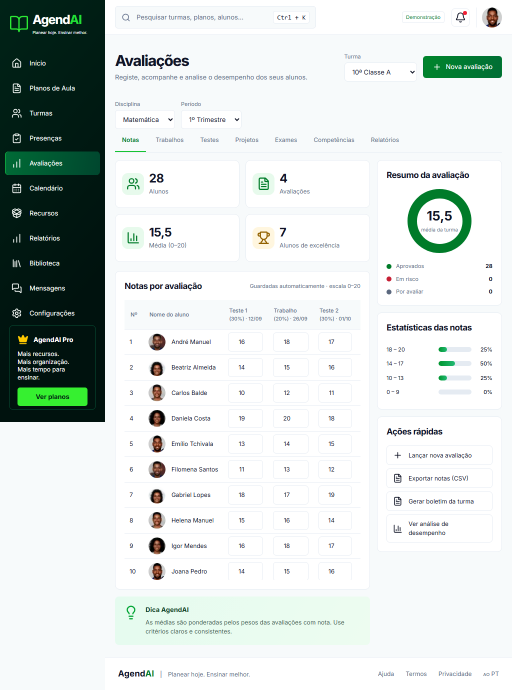
#> input picture artifacts/dashboard/avaliacoes-1024.png, 1024 x 1380 px, given in place of 1.png, which was not available (shown at 1/2 size)
$ python crop-assets.py ../artifacts/dashboard
#> lines starting #> are read from the running program, lines starting #| are printed output that depends on the picture
"""Extract photographs only, using the supplied design references.
Usage: python scripts/crop-assets.py C:/path/to/AGENDAI-APP
Requires Pillow (python -m pip install Pillow).
"""
from pathlib import Path
from PIL import Image
import sys

source = Path(sys.argv[1])
target = Path(__file__).resolve().parents[1] / 'apps/website/public/images'
crops = [
    ('1.png', (520, 64, 984, 457), 'home/hero-teacher.webp'),
    ('4.png', (582, 70, 1312, 461), 'schools/school-team.webp'),
    ('5.png', (573, 70, 1230, 343), 'blog/teacher-writing.webp'),
    ('5.png', (51, 416, 314, 553), 'blog/lesson-plan.webp'),
    ('5.png', (333, 416, 595, 553), 'blog/classroom.webp'),
    ('5.png', (614, 416, 871, 553), 'blog/attendance.webp'),
    ('5.png', (51, 733, 314, 870), 'blog/continuous-assessment.webp'),
    ('5.png', (333, 733, 595, 870), 'blog/teacher-productivity.webp'),
    ('5.png', (614, 733, 871, 870), 'blog/education-books.webp'),
]
for filename, box, output in crops:
    dest = target / output
    dest.parent.mkdir(parents=True, exist_ok=True)
    Image.open(source / filename).convert('RGB').crop(box).save(dest, 'WEBP', quality=90, method=6)
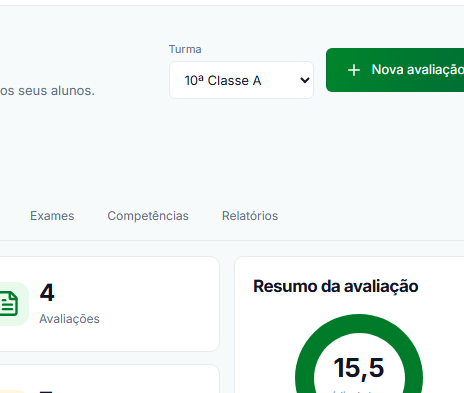
#> saved as hero-teacher.webp: PIL image 464x393 RGB; mean R, G, B 233.2, 241.8, 238.6
    print(f'{output}: {dest.stat().st_size // 1024} KB')
#> pass 2 of the loop `for filename, box, output in crops:`:
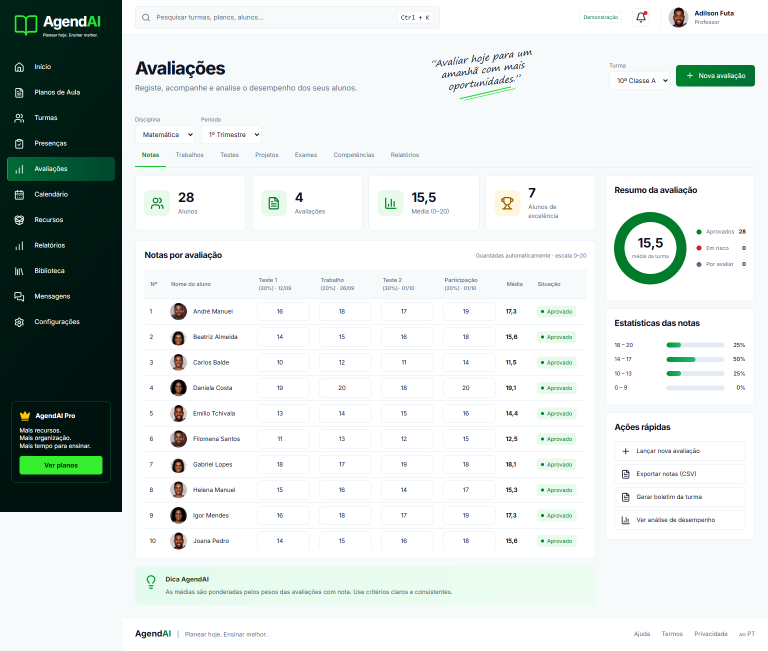
#> input picture artifacts/dashboard/avaliacoes-1536.png, 1536 x 1301 px, given in place of 4.png, which was not available (shown at 1/2 size)
#> `Image.open(source / filename).convert('RGB').crop(box).save(dest, 'WEB..`:
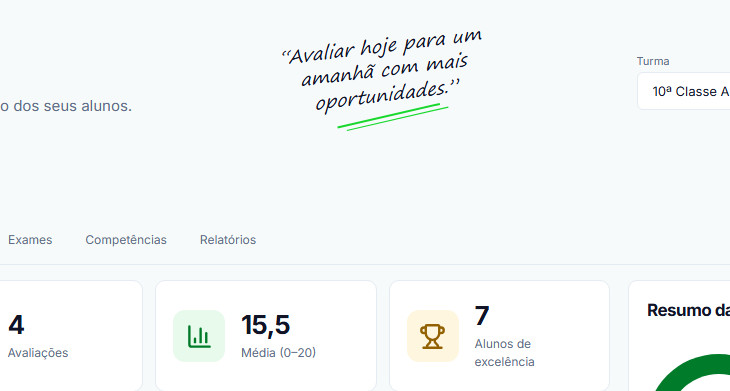
#> saved as school-team.webp: PIL image 730x391 RGB; mean R, G, B 243.8, 247, 247
